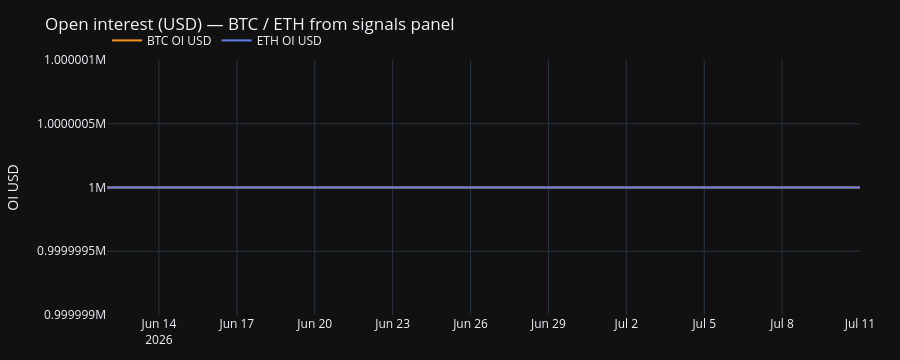

The code cell stored with this chart in its notebook:
### Markdown cell above
### 4. Positioning — open interest

### Code cell
oi_cols = {"symbol", "date", "total_open_interest_usd"}
if not oi_cols.issubset(set(signals.columns)):
    empty_note("open interest", "columns missing on signals panel")
    oi_btc = pl.DataFrame()
    oi_eth = pl.DataFrame()
else:
    oi = signals.select(["symbol", "date", "total_open_interest_usd"]).drop_nulls(
        subset=["total_open_interest_usd"]
    )
    oi_btc = oi.filter(pl.col("symbol") == "BTC").sort("date")
    oi_eth = oi.filter(pl.col("symbol") == "ETH").sort("date")

if oi_btc.is_empty() and oi_eth.is_empty():
    empty_note("open interest", "no non-null OI rows (sync oi + dbt build)")
else:
    fig = go.Figure()
    if not oi_btc.is_empty():
        fig.add_trace(
            go.Scatter(
                x=oi_btc["date"], y=oi_btc["total_open_interest_usd"],
                name="BTC OI USD", line=dict(color="#F7931A"),
            )
        )
    if not oi_eth.is_empty():
        fig.add_trace(
            go.Scatter(
                x=oi_eth["date"], y=oi_eth["total_open_interest_usd"],
                name="ETH OI USD", line=dict(color="#627EEA"),
            )
        )
    fig.update_layout(
        title="Open interest (USD) — BTC / ETH from signals panel",
        template=PLOT_TEMPLATE,
        height=360,
        yaxis=dict(title="OI USD"),
        legend=dict(orientation="h", yanchor="bottom", y=1.02),
        margin=dict(l=60, r=40, t=60, b=40),
    )
    fig.show()
    if not oi_btc.is_empty():
        print(f"BTC OI latest: ${float(oi_btc['total_open_interest_usd'][-1]):,.0f}  [REAL]")
    if not oi_eth.is_empty():
        print(f"ETH OI latest: ${float(oi_eth['total_open_interest_usd'][-1]):,.0f}  [REAL]")

### Figure 1 — Plotly figure (JSON) as saved in the notebook; plotly's stock layout.template omitted (floating-point values rounded to 4 significant figures)
{"data": [{"line": {"color": "#F7931A"}, "name": "BTC OI USD", "type": "scatter", "x": ["2026-06-12T00:00:00", "2026-06-13T00:00:00", "2026-06-14T00:00:00", "2026-06-15T00:00:00", "2026-06-16T00:00:00", "2026-06-17T00:00:00", "2026-06-18T00:00:00", "2026-06-19T00:00:00", "2026-06-20T00:00:00", "2026-06-21T00:00:00", "2026-06-22T00:00:00", "2026-06-23T00:00:00", "2026-06-24T00:00:00", "2026-06-25T00:00:00", "2026-06-26T00:00:00", "2026-06-27T00:00:00", "2026-06-28T00:00:00", "2026-06-29T00:00:00", "2026-06-30T00:00:00", "2026-07-01T00:00:00", "2026-07-02T00:00:00", "2026-07-03T00:00:00", "2026-07-04T00:00:00", "2026-07-05T00:00:00", "2026-07-06T00:00:00", "2026-07-07T00:00:00", "2026-07-08T00:00:00", "2026-07-09T00:00:00", "2026-07-10T00:00:00", "2026-07-11T00:00:00"], "y": [1000000.0, 1000000.0, 1000000.0, 1000000.0, 1000000.0, 1000000.0, 1000000.0, 1000000.0, 1000000.0, 1000000.0, 1000000.0, 1000000.0, 1000000.0, 1000000.0, 1000000.0, 1000000.0, 1000000.0, 1000000.0, 1000000.0, 1000000.0, 1000000.0, 1000000.0, 1000000.0, 1000000.0, 1000000.0, 1000000.0, 1000000.0, 1000000.0, 1000000.0, 1000000.0]}, {"line": {"color": "#627EEA"}, "name": "ETH OI USD", "type": "scatter", "x": ["2026-06-12T00:00:00", "2026-06-13T00:00:00", "2026-06-14T00:00:00", "2026-06-15T00:00:00", "2026-06-16T00:00:00", "2026-06-17T00:00:00", "2026-06-18T00:00:00", "2026-06-19T00:00:00", "2026-06-20T00:00:00", "2026-06-21T00:00:00", "2026-06-22T00:00:00", "2026-06-23T00:00:00", "2026-06-24T00:00:00", "2026-06-25T00:00:00", "2026-06-26T00:00:00", "2026-06-27T00:00:00", "2026-06-28T00:00:00", "2026-06-29T00:00:00", "2026-06-30T00:00:00", "2026-07-01T00:00:00", "2026-07-02T00:00:00", "2026-07-03T00:00:00", "2026-07-04T00:00:00", "2026-07-05T00:00:00", "2026-07-06T00:00:00", "2026-07-07T00:00:00", "2026-07-08T00:00:00", "2026-07-09T00:00:00", "2026-07-10T00:00:00", "2026-07-11T00:00:00"], "y": [1000000.0, 1000000.0, 1000000.0, 1000000.0, 1000000.0, 1000000.0, 1000000.0, 1000000.0, 1000000.0, 1000000.0, 1000000.0, 1000000.0, 1000000.0, 1000000.0, 1000000.0, 1000000.0, 1000000.0, 1000000.0, 1000000.0, 1000000.0, 1000000.0, 1000000.0, 1000000.0, 1000000.0, 1000000.0, 1000000.0, 1000000.0, 1000000.0, 1000000.0, 1000000.0]}], "layout": {"height": 360, "legend": {"orientation": "h", "y": 1.02, "yanchor": "bottom"}, "margin": {"b": 40, "l": 60, "r": 40, "t": 60}, "title": {"text": "Open interest (USD) — BTC / ETH from signals panel"}, "yaxis": {"title": {"text": "OI USD"}}}}
